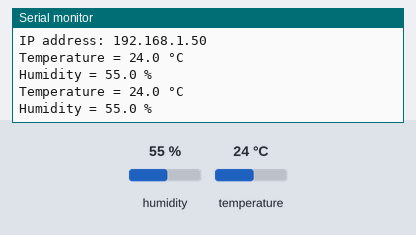
Bench run of a program on a simulated ESP32. On the bench: the last lines printed to the serial monitor. The inputs (shaded band) are chosen by the test bench; at power-on: humidity 55 %, temperature 24 °C. WiFi joins after 1.5 s; servers stay silent unless stated.

Above: at 3.2 s.
3.3 s: humidity set to 22 %
At 4.6 s:
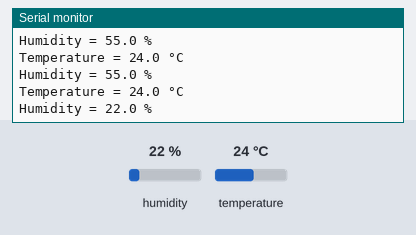
4.8 s: temperature set to 12 °C
At 5.9 s:
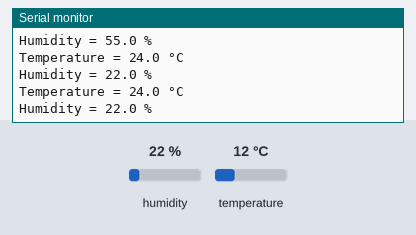
6.3 s: humidity set to 40 %
At 7.9 s:
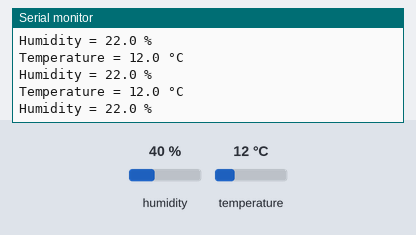
Timing chart, 0 to 9.4 s (numbered marks = the images above; inputs shaded):
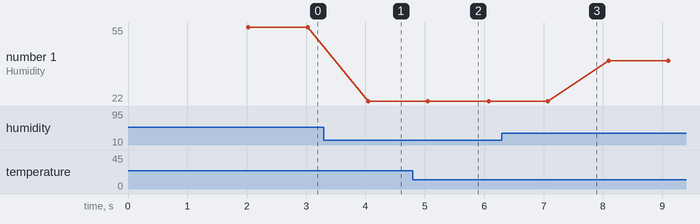

Measured:
- after the input at 3.3 s, the serial monitor: prints a new line after 0.75 s (image 1)
- plotted number 1: 55 → 22 after the input at 3.3 s, 22 → 40 after the input at 6.3 s

The program:

main.cpp
```cpp
#include <WiFi.h>
#include <WebServer.h>
#include <DHT.h>
#include<Adafruit_Sensor.h>
//  network
const char* ssid = "YATEC";
const char* password = "YATEC123";

#define DHTPIN 2 // Digital pin
#define DHTTYPE DHT11 // DHT 11

DHT dht(DHTPIN, DHTTYPE);
WebServer server(80);

void handleRoot();

void setup() {
  Serial.begin(115200);

  WiFi.begin(ssid, password);
  while (WiFi.status() != WL_CONNECTED) {
    delay(1000);
    Serial.println("Connecting to WiFi...");
  }

  Serial.print("IP address: ");
  Serial.println(WiFi.localIP());

  dht.begin(); // Initialize DHT sensor

  server.on("/", handleRoot);
  server.begin();
}

void loop() {
  server.handleClient();

  float temperature = dht.readTemperature();
  float humidity = dht.readHumidity();

  Serial.print("Temperature = ");
  Serial.print(temperature, 1);
  Serial.println(" °C");
  Serial.print("Humidity = ");
  Serial.print(humidity, 1);
  Serial.println(" %");

  delay(1000);
}

void handleRoot() {
  String html = "<html><body>";
  html += "<h1 style='text-align:center;'>Weather Moniter</h1>";
  html += "<div style='display:flex; justify-content:center;'>";
  html += "<div style='margin:25px; text-align:center;'>";
  html += "<h2>Temperature Value</h2>";
  html += "<p style='font-size:48px;'>" + String(dht.readTemperature(),1) + " &deg;C</p>";
  html += "</div>";
  html += "<div style='margin:25px; text-align:center;'>";
  html += "<h2>Humidity Value</h2>";
  html += "<p style='font-size:55px;'>" + String(dht.readHumidity()) + " %</p>";
  html += "</div>";
  html += "</div>";
  html += "</body></html>";

  server.send(200, "text/html", html);
}
```
